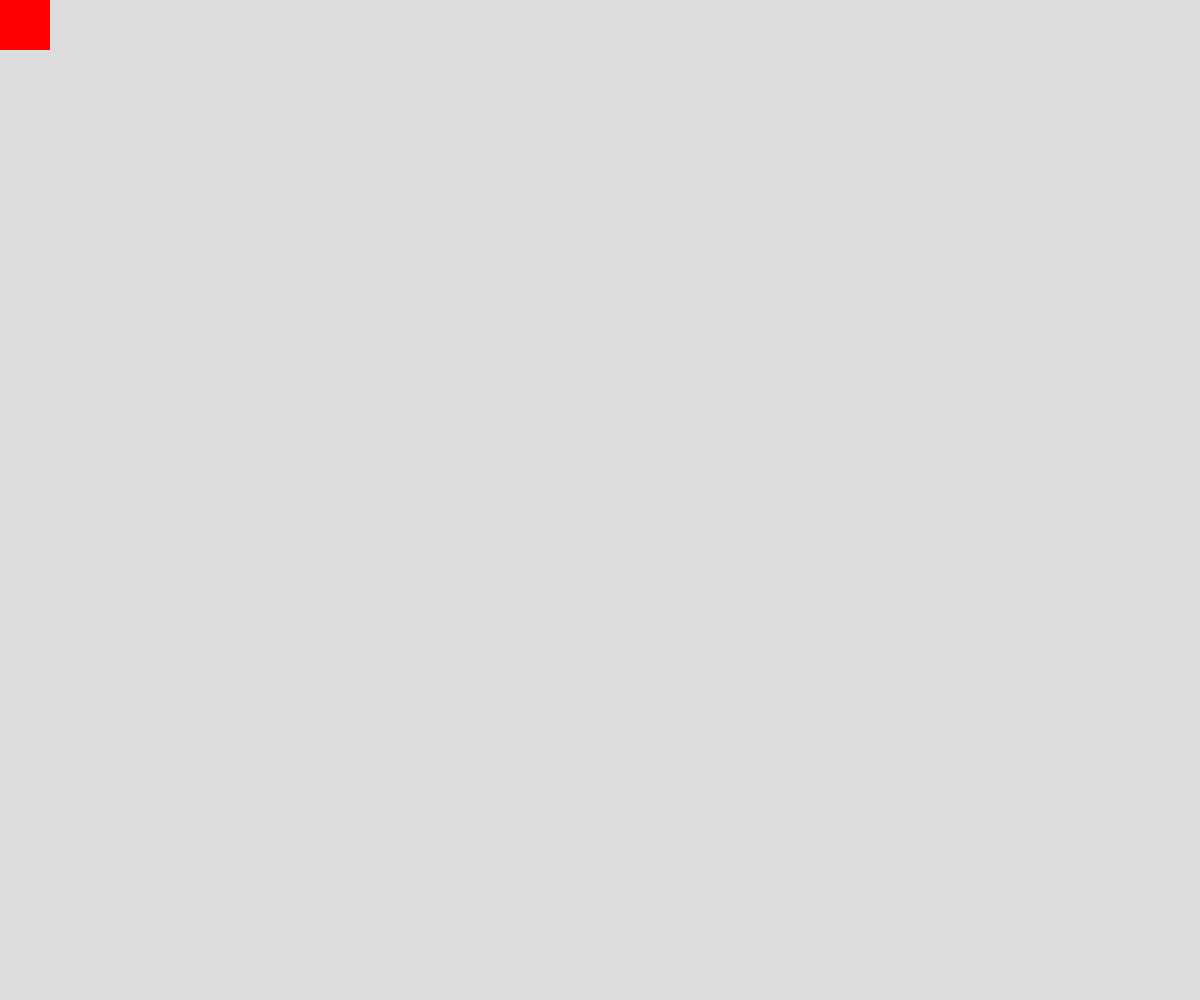
Frame 1 (no input)
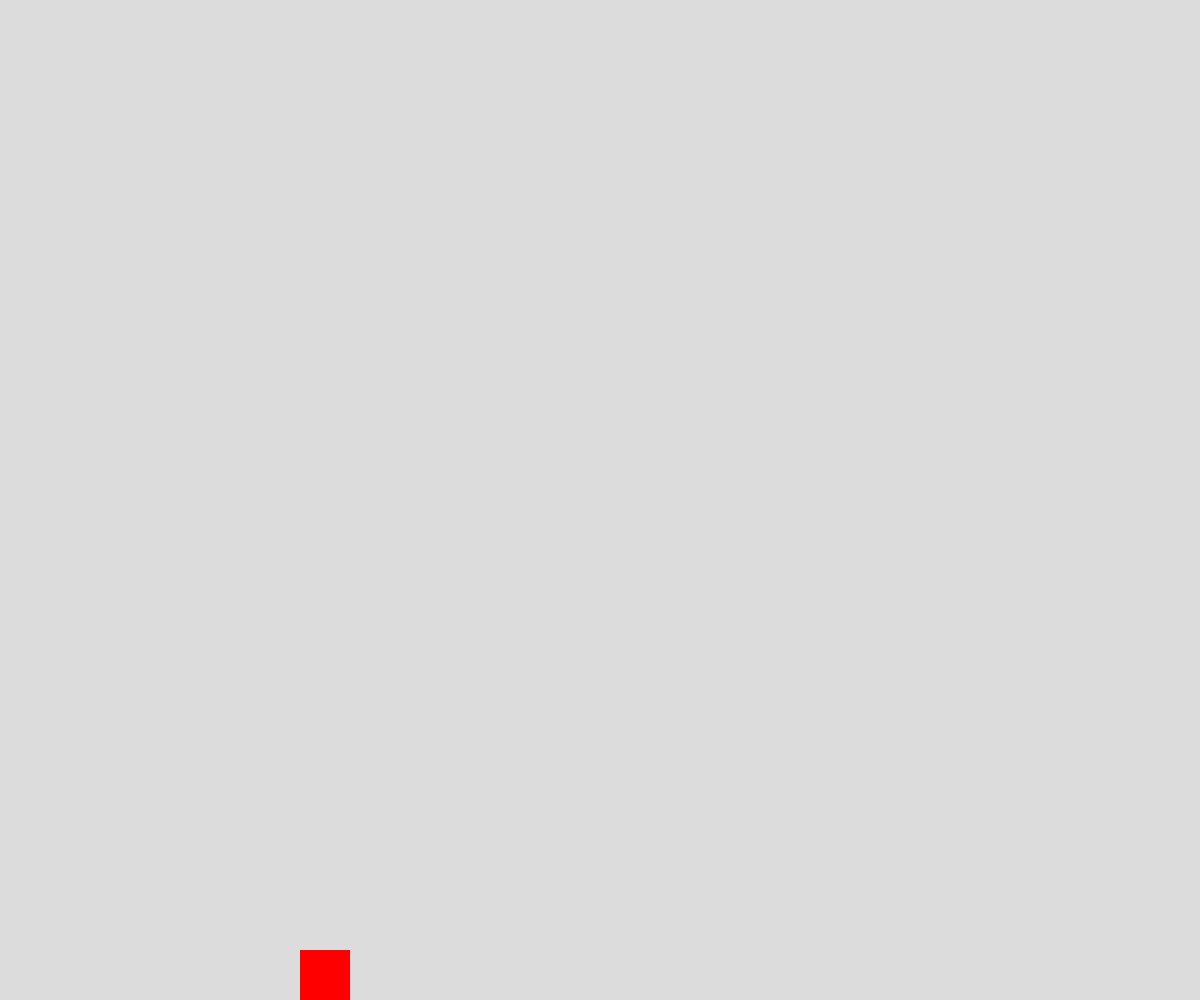
Frame 60 (no input)
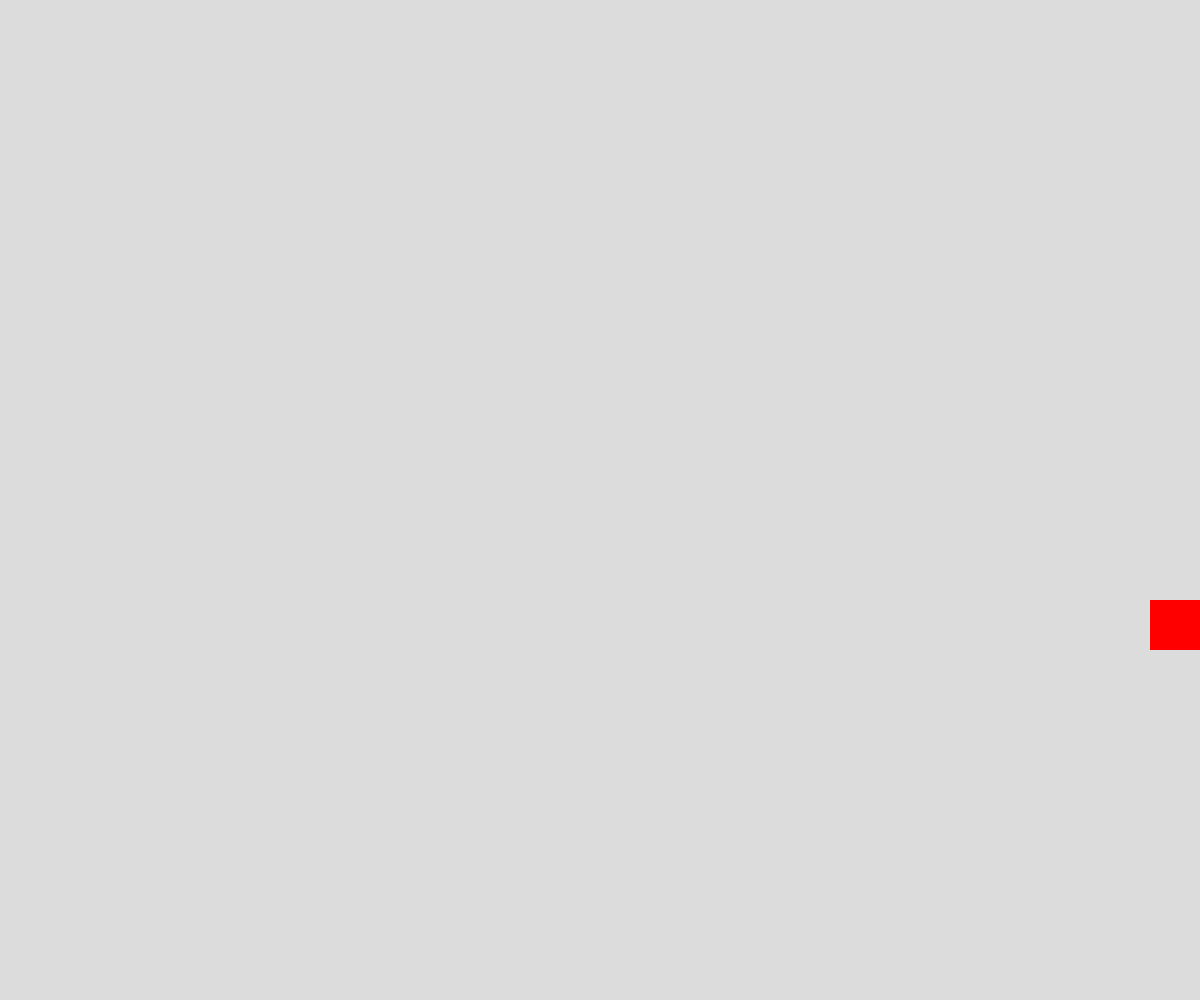
Frame 120 (the mouse pressed at the canvas centre since frame 60)

The p5.js sketch that drew these frames (run headless with seeded random() and noise() and a simulated clock; from frame 60 on, the mouse is pressed at the canvas centre):

// p5.js sketch
// ── sketch.js
// Square around edge
// Alonso Bastidas
// Sept 26, 2022
//
// Extra for Experts:
// - describe what you did to take this project "above and beyond"

let x = 0;
let y = 0;
let speed = 50;
let dx = speed;
let dy = 0;
let squareSize = 50;
let squareColor;

function setup() {
  createCanvas(windowWidth, windowHeight);
  squareColor = color(255, 0, 0);
}

function draw() {
  background(220);
  drawSquare();
  moveSquare();
  changeDirection();
}

function drawSquare() {
  fill(squareColor);
  noStroke();
  square(x, y, squareSize);
}

function moveSquare() {
  x += dx;
  y += dy;
}

function changeDirection(){
  if (x >= width - squareSize && y === 0) {
    dx = 0;
    dy = speed;
  
  }
  if (x >= width - squareSize && y >= height - squareSize) {
    dx = -1 * speed;
    dy = 0;
  
  }
  if (x === 0 && y >= height - squareSize) {
    dx = 0;
    dy = -1 * speed;
  
  }
  if ( x === 0 && y === 0){
    dx = speed;
    dy = 0;
  }
}
